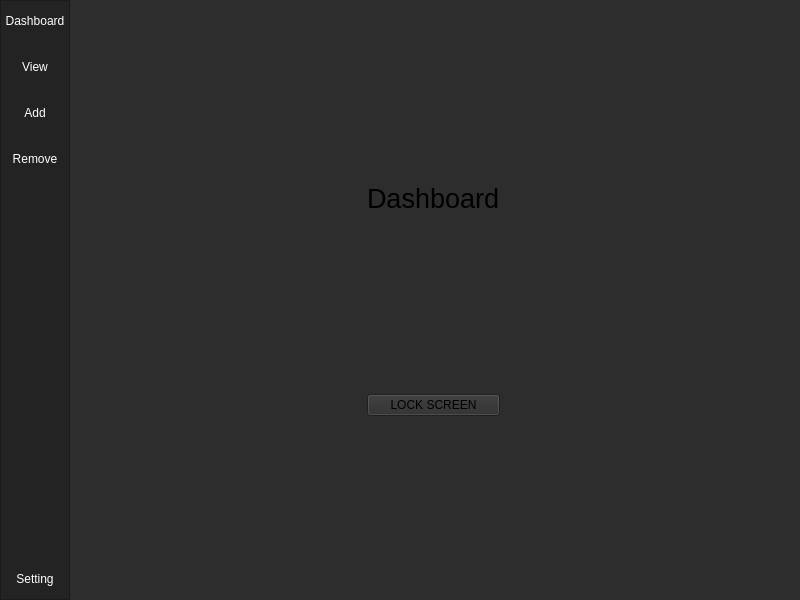
<?xml version="1.0" encoding="UTF-8"?>
<ui version="4.0">
 <class>MainWindow</class>
 <widget class="QMainWindow" name="MainWindow">
  <property name="geometry">
   <rect>
    <x>0</x>
    <y>0</y>
    <width>800</width>
    <height>600</height>
   </rect>
  </property>
  <property name="windowTitle">
   <string>MainWindow</string>
  </property>
  <property name="styleSheet">
   <string notr="true">background-color: rgb(45, 45, 45);</string>
  </property>
  <widget class="QWidget" name="centralwidget">
   <layout class="QHBoxLayout" name="horizontalLayout">
    <property name="leftMargin">
     <number>0</number>
    </property>
    <property name="topMargin">
     <number>0</number>
    </property>
    <property name="bottomMargin">
     <number>0</number>
    </property>
    <item>
     <widget class="QFrame" name="frame_left_menu">
      <property name="minimumSize">
       <size>
        <width>70</width>
        <height>0</height>
       </size>
      </property>
      <property name="maximumSize">
       <size>
        <width>70</width>
        <height>16777215</height>
       </size>
      </property>
      <property name="styleSheet">
       <string notr="true">background-color: rgb(35, 35, 35);</string>
      </property>
      <property name="frameShape">
       <enum>QFrame::StyledPanel</enum>
      </property>
      <property name="frameShadow">
       <enum>QFrame::Raised</enum>
      </property>
      <layout class="QVBoxLayout" name="verticalLayout_3">
       <property name="leftMargin">
        <number>0</number>
       </property>
       <property name="topMargin">
        <number>0</number>
       </property>
       <property name="rightMargin">
        <number>0</number>
       </property>
       <property name="bottomMargin">
        <number>0</number>
       </property>
       <item>
        <widget class="QPushButton" name="dashboard_btn">
         <property name="minimumSize">
          <size>
           <width>0</width>
           <height>40</height>
          </size>
         </property>
         <property name="styleSheet">
          <string notr="true">QPushButton {
	color: rgb(255, 255, 255);
	background-color: rgb(35, 35, 35);
	border: 0px solid;
}
QPushButton:hover {
	background-color: rgb(85, 170, 255);
}</string>
         </property>
         <property name="text">
          <string>Dashboard</string>
         </property>
        </widget>
       </item>
       <item>
        <widget class="QPushButton" name="view_btn">
         <property name="minimumSize">
          <size>
           <width>0</width>
           <height>40</height>
          </size>
         </property>
         <property name="styleSheet">
          <string notr="true">QPushButton {
	color: rgb(255, 255, 255);
	background-color: rgb(35, 35, 35);
	border: 0px solid;
}
QPushButton:hover {
	background-color: rgb(85, 170, 255);
}</string>
         </property>
         <property name="text">
          <string>View</string>
         </property>
        </widget>
       </item>
       <item>
        <widget class="QPushButton" name="add_btn">
         <property name="minimumSize">
          <size>
           <width>0</width>
           <height>40</height>
          </size>
         </property>
         <property name="styleSheet">
          <string notr="true">QPushButton {
	color: rgb(255, 255, 255);
	background-color: rgb(35, 35, 35);
	border: 0px solid;
}
QPushButton:hover {
	background-color: rgb(85, 170, 255);
}</string>
         </property>
         <property name="text">
          <string>Add</string>
         </property>
        </widget>
       </item>
       <item>
        <widget class="QPushButton" name="remove_btn">
         <property name="minimumSize">
          <size>
           <width>0</width>
           <height>40</height>
          </size>
         </property>
         <property name="styleSheet">
          <string notr="true">QPushButton {
	color: rgb(255, 255, 255);
	background-color: rgb(35, 35, 35);
	border: 0px solid;
}
QPushButton:hover {
	background-color: rgb(85, 170, 255);
}</string>
         </property>
         <property name="text">
          <string>Remove</string>
         </property>
        </widget>
       </item>
       <item>
        <widget class="QFrame" name="frame_top_menus">
         <property name="frameShape">
          <enum>QFrame::NoFrame</enum>
         </property>
         <property name="frameShadow">
          <enum>QFrame::Raised</enum>
         </property>
         <layout class="QVBoxLayout" name="verticalLayout_4">
          <property name="spacing">
           <number>0</number>
          </property>
          <property name="leftMargin">
           <number>0</number>
          </property>
          <property name="topMargin">
           <number>0</number>
          </property>
          <property name="rightMargin">
           <number>0</number>
          </property>
          <property name="bottomMargin">
           <number>0</number>
          </property>
         </layout>
        </widget>
       </item>
       <item>
        <widget class="QPushButton" name="setting_btn">
         <property name="minimumSize">
          <size>
           <width>0</width>
           <height>40</height>
          </size>
         </property>
         <property name="styleSheet">
          <string notr="true">QPushButton {
	color: rgb(255, 255, 255);
	background-color: rgb(35, 35, 35);
	border: 0px solid;
}
QPushButton:hover {
	background-color: rgb(85, 170, 255);
}</string>
         </property>
         <property name="text">
          <string>Setting</string>
         </property>
        </widget>
       </item>
      </layout>
     </widget>
    </item>
    <item>
     <widget class="QStackedWidget" name="stackedWidget">
      <property name="currentIndex">
       <number>0</number>
      </property>
      <widget class="QWidget" name="dashboard_page">
       <layout class="QGridLayout" name="gridLayout">
        <item row="0" column="0">
         <widget class="QLabel" name="label">
          <property name="sizePolicy">
           <sizepolicy hsizetype="Fixed" vsizetype="Fixed">
            <horstretch>0</horstretch>
            <verstretch>0</verstretch>
           </sizepolicy>
          </property>
          <property name="minimumSize">
           <size>
            <width>100</width>
            <height>30</height>
           </size>
          </property>
          <property name="font">
           <font>
            <pointsize>20</pointsize>
           </font>
          </property>
          <property name="text">
           <string>Dashboard</string>
          </property>
          <property name="alignment">
           <set>Qt::AlignLeading|Qt::AlignLeft|Qt::AlignTop</set>
          </property>
          <property name="wordWrap">
           <bool>false</bool>
          </property>
         </widget>
        </item>
        <item row="1" column="0">
         <widget class="QPushButton" name="lockscreen_btn">
          <property name="text">
           <string>LOCK SCREEN</string>
          </property>
         </widget>
        </item>
       </layout>
      </widget>
      <widget class="QWidget" name="view_page">
       <layout class="QGridLayout" name="gridLayout_2">
        <item row="0" column="0">
         <widget class="QLabel" name="label_2">
          <property name="sizePolicy">
           <sizepolicy hsizetype="Fixed" vsizetype="Fixed">
            <horstretch>0</horstretch>
            <verstretch>0</verstretch>
           </sizepolicy>
          </property>
          <property name="font">
           <font>
            <pointsize>20</pointsize>
           </font>
          </property>
          <property name="layoutDirection">
           <enum>Qt::LeftToRight</enum>
          </property>
          <property name="text">
           <string>View Faces</string>
          </property>
         </widget>
        </item>
       </layout>
      </widget>
      <widget class="QWidget" name="add_page">
       <layout class="QGridLayout" name="gridLayout_3">
        <item row="0" column="0">
         <widget class="QLabel" name="label_3">
          <property name="sizePolicy">
           <sizepolicy hsizetype="Fixed" vsizetype="Fixed">
            <horstretch>0</horstretch>
            <verstretch>0</verstretch>
           </sizepolicy>
          </property>
          <property name="font">
           <font>
            <pointsize>20</pointsize>
           </font>
          </property>
          <property name="text">
           <string>Add Faces</string>
          </property>
         </widget>
        </item>
       </layout>
      </widget>
      <widget class="QWidget" name="remove_page">
       <layout class="QGridLayout" name="gridLayout_4">
        <item row="0" column="0">
         <widget class="QLabel" name="label_4">
          <property name="sizePolicy">
           <sizepolicy hsizetype="Fixed" vsizetype="Fixed">
            <horstretch>0</horstretch>
            <verstretch>0</verstretch>
           </sizepolicy>
          </property>
          <property name="font">
           <font>
            <pointsize>20</pointsize>
           </font>
          </property>
          <property name="text">
           <string>Remove Faces</string>
          </property>
         </widget>
        </item>
       </layout>
      </widget>
      <widget class="QWidget" name="setting_page">
       <layout class="QGridLayout" name="gridLayout_5">
        <item row="0" column="0">
         <widget class="QLabel" name="label_5">
          <property name="sizePolicy">
           <sizepolicy hsizetype="Fixed" vsizetype="Fixed">
            <horstretch>0</horstretch>
            <verstretch>0</verstretch>
           </sizepolicy>
          </property>
          <property name="font">
           <font>
            <pointsize>20</pointsize>
           </font>
          </property>
          <property name="text">
           <string>Setting</string>
          </property>
         </widget>
        </item>
       </layout>
      </widget>
     </widget>
    </item>
   </layout>
  </widget>
 </widget>
 <resources/>
 <connections/>
</ui>
